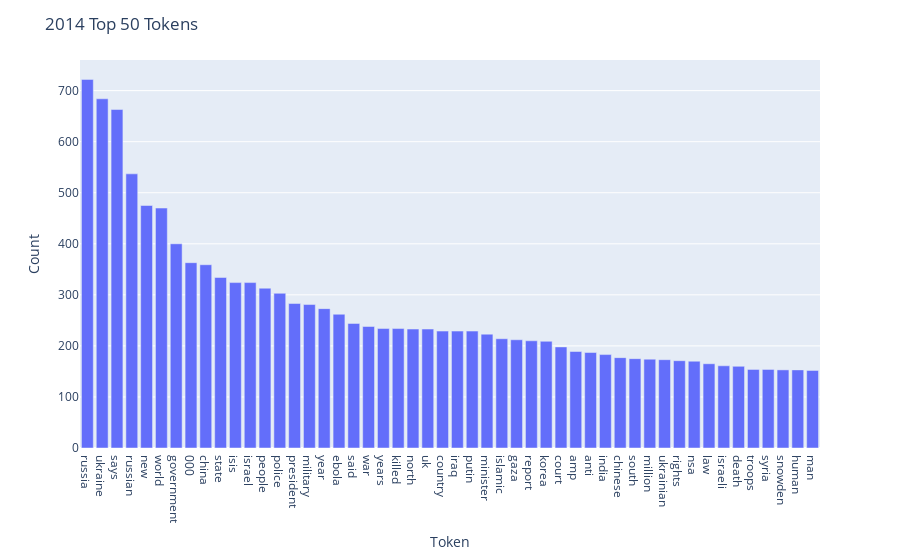

The notebook cell this image was saved under:
### Code cell
fig = px.bar(top_50_2014, x='Token', y='Count')
fig.update_layout(title_text='2014 Top 50 Tokens')
fig.show()

### Figure 1 — Plotly figure (JSON) as saved in the notebook; plotly's stock layout.template omitted (floating-point values rounded to 4 significant figures)
{"data": [{"alignmentgroup": "True", "hoverlabel": {"namelength": 0}, "hovertemplate": "Token=%{x}<br>Count=%{y}", "legendgroup": "", "marker": {"color": "#636efa"}, "name": "", "offsetgroup": "", "orientation": "v", "showlegend": false, "textposition": "auto", "type": "bar", "x": ["russia", "ukraine", "says", "russian", "new", "world", "government", "000", "china", "state", "isis", "israel", "people", "police", "president", "military", "year", "ebola", "said", "war", "years", "killed", "north", "uk", "country", "iraq", "putin", "minister", "islamic", "gaza", "report", "korea", "court", "amp", "anti", "india", "chinese", "south", "million", "ukrainian", "rights", "nsa", "law", "israeli", "death", "troops", "syria", "snowden", "human", "man"], "xaxis": "x", "y": [722, 684, 663, 537, 475, 470, 400, 363, 359, 334, 324, 324, 313, 303, 283, 281, 273, 262, 244, 238, 234, 234, 233, 233, 229, 229, 229, 223, 214, 212, 210, 209, 198, 189, 187, 183, 177, 175, 174, 173, 171, 170, 165, 161, 160, 154, 154, 153, 153, 152], "yaxis": "y"}], "layout": {"barmode": "relative", "legend": {"tracegroupgap": 0}, "margin": {"t": 60}, "title": {"text": "2014 Top 50 Tokens"}, "xaxis": {"anchor": "y", "domain": [0, 1], "title": {"text": "Token"}}, "yaxis": {"anchor": "x", "domain": [0, 1], "title": {"text": "Count"}}}}
